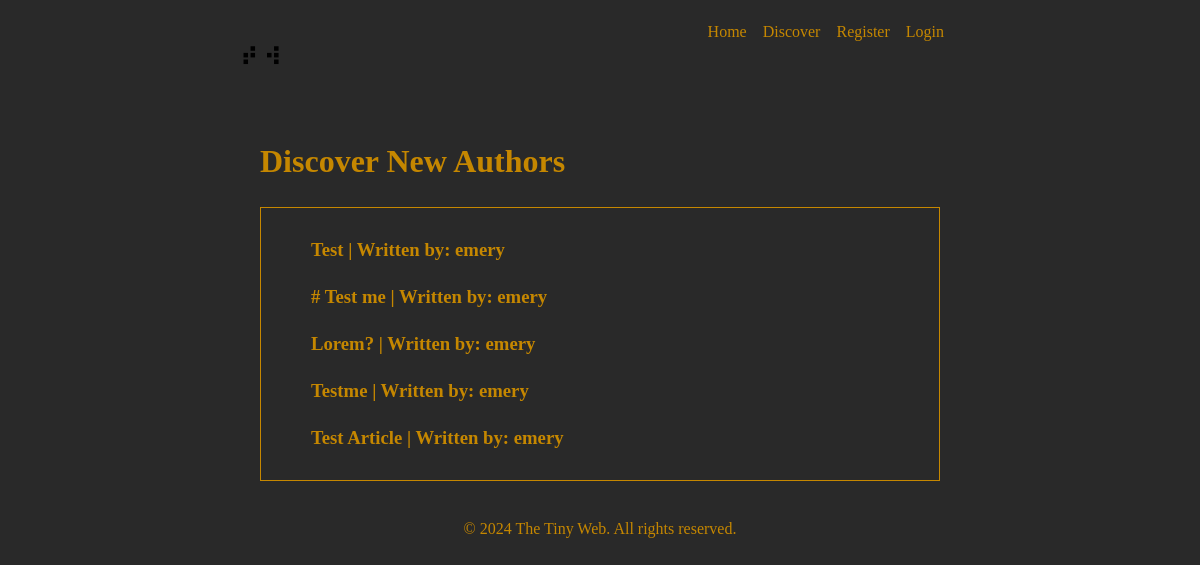
Page /discover/discover-articles/ on the earlier database version.
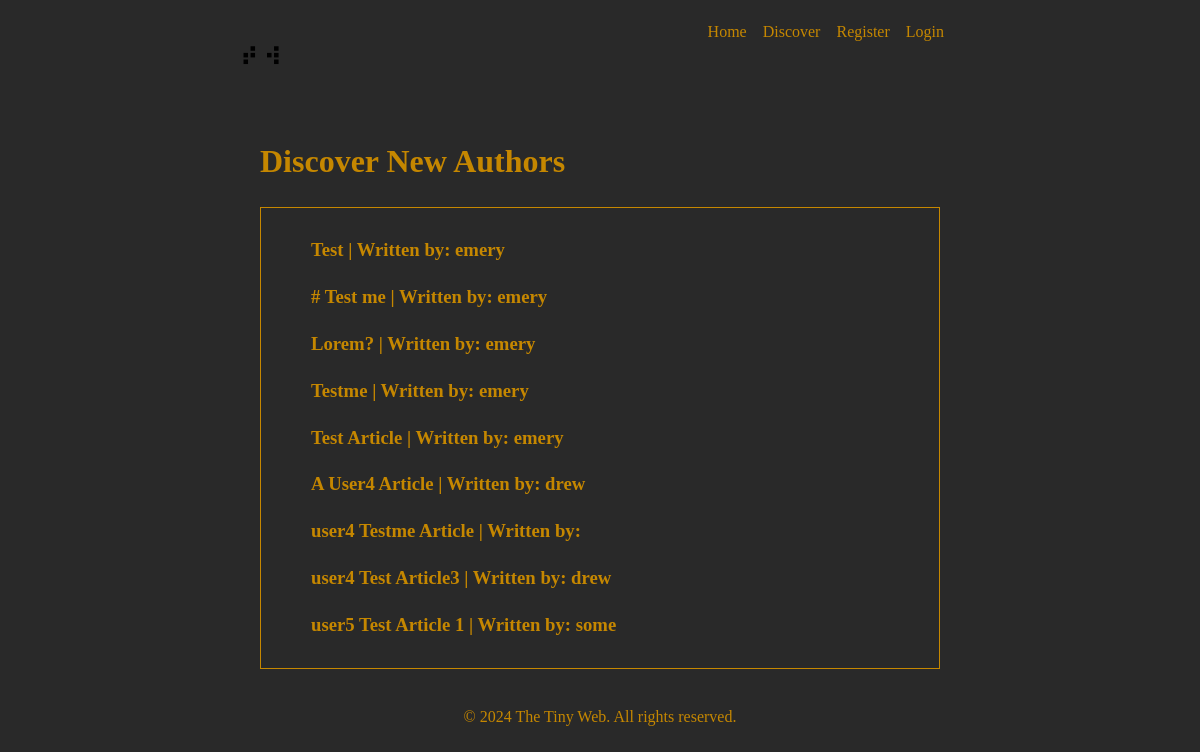
Same page on the later database version.
### user/models.py (models this page shows, shortened)
class Article(models.Model):
    title = models.CharField(max_length=100)
    content = MarkdownxField()
    created_at = models.DateTimeField(auto_now_add=True)
    updated_at = models.DateTimeField(auto_now=True)
    user = models.ForeignKey(CustomUser, max_length=10, on_delete=models.CASCADE, null=True)

### account/models.py (models this page shows, shortened)
class CustomUser(AbstractBaseUser, PermissionsMixin):
    username = None
    email = models.EmailField(unique=True)
    first_name = models.CharField(max_length=80)
    last_name = models.CharField(max_length=100)
    is_active = models.BooleanField(default=True)
    is_staff = models.BooleanField(default=False)
    date_joined = models.DateTimeField(default=timezone.now)
    USERNAME_FIELD = 'email'
    REQUIRED_FIELDS = []
    objects = CustomUserManager()
    class DiscoverArticles(models.Model):
        title = models.CharField(max_length=100)

### discover/views.py (the view)
# urls.py: path('discover-articles/', views.discover_articles, name='discover-articles'),
def discover_articles(request):
    article = Article.objects.all()
    context = {'AllArticles': article, }
    return render(request, 'discover/discover-articles.html', context)

### discover/templates/discover/discover-articles.html (shortened to what this page needs)
{% extends 'account/base.html' %}
{% block content %}
    <h1>Discover New Authors</h1>
    <div class="discover-list">
    <ul>
        {% for article in AllArticles %}
            <li>
                <h3>{{ article.title }} | Written by: {{ article.user.first_name }}</h3>
            </li>
        {% endfor %}
    </ul>
    </div>
{% endblock %}

### account/templates/account/base.html (shortened to what this page needs)
{% load static %}
<!DOCTYPE html>
<html lang="en">
<head>
    <link rel="stylesheet" type="text/css" href="{% static 'css/style.css' %}">
</head>
<body>
    {% if user.is_authenticated %}
    {% include 'user/navbar.html' %}
{% else %}
    {% include 'user/navbar2.html' %}
{% endif %}
    <div class="body-content">
        {% block content %}
        {% endblock %}
    </div>
    <footer>
        <p> &#169; 2024 The Tiny Web. All rights reserved. </p>
    </footer>
</body>
</html>

### user/templates/user/navbar2.html (shortened to what this page needs)
{% load static %}
    <head>
        <link rel="stylesheet" type="text/css" href="{% static 'css/style.css' %}">
    </head>
    <nav class="navbar">
        <h1> &#10270; &#10298; </h1>
        <ul>
        <li><a href="{% url 'home' %}">Home</a></li>
        <li><a href="{% url 'discover-articles' %}">Discover</a></li>
        <li><a href="{% url 'register' %}">Register</a></li>
        <li><a href="{% url 'user-login' %}">Login</a></li>
       </ul>
    </nav>

### static/css/style.css (style rules this page uses)
:root { margin: auto; }
body { background-color: rgb(41, 41, 41); margin: auto; padding: 20px; max-width: 720px; text-align: left; word-wrap: break-word; overflow-wrap: break-word; line-height: 1.5; }
.body-content { padding: 20px; color: rgb(197, 135, 0); }
.navbar { display: flex; flex-wrap: wrap; justify-content: space-between; }
.navbar ul { display: flex; flex-wrap: wrap; list-style: none; margin: 0; padding: 0; }
.navbar li { margin-right: 1rem; margin-bottom: 0.5rem; }
.navbar a { color: rgb(197, 135, 0); text-decoration: none; }
.discover-list { border : 1px solid rgb(197, 135, 0); background-color: rgb(41, 41, 41); color: rgb(197, 135, 0); padding: 10px; }
.discover-list li { list-style: none; }
footer { text-align: center; color: rgb(197, 135, 0); }

Differences in the rows shown:
added Article: title "A User4 Article", user.first_name "drew"
added Article: title "user4 Testme Article"
added Article: title "user4 Test Article3", user.first_name "drew"
added Article: title "user5 Test Article 1", user.first_name "some"
